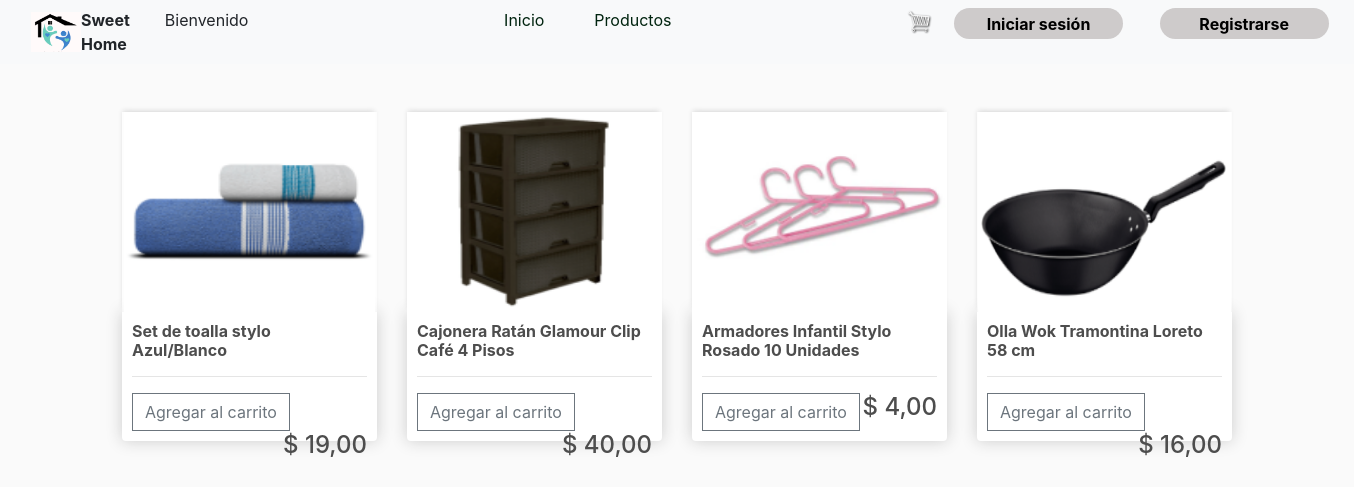
/producto, run on the app's committed database.
### SitioWeb/models.py (models this page shows, shortened)
class Product(models.Model):
    image = models.ImageField( upload_to='productos', null=True)
    name = models.CharField(max_length=150, )
    price = models.IntegerField()
    class Meta:
        verbose_name_plural = "Producto"

### SitioWeb/views.py (the view)
# urls.py: path('producto', views.producto, name='producto'),
def producto(request):
    if request.user.is_authenticated:
        customer = request.user.customer
        order, created =Order.objects.get_or_create( customer= customer)
        items = order.orderitem_set.all()
        cartItems = order.get_cart_items
    else:
        items = []
        order = {'get_cart_total':0, 'get_cartitems':0 }
    products = Product.objects.all()
    context = {'products': products,  'order':order}
    return render(request, 'SitioWeb/producto1.html', context )

### SitioWeb/templates/SitioWeb/producto1.html (shortened to what this page needs)
{% extends './main.html' %}
{% load static %}
        {% block content %}
        <div class="row">
            {% for product in products %}
            <div class="col-lg-3">
                <img class="thumbnail" src="{{product.image.url}} ">
                <div class="box-element product">
                    <h6><strong>{{product.name}}</strong></h6>
                    <hr>
                    <button data-product={{product.id}} data-action="add"
                        class="btn btn-outline-secondary add-btn update-cart">Agregar al carrito</button>
                    <h4 style="display: inline-block; float: right">$ {{ product.price|floatformat:2 }}</h4>
                </div>
            </div>
            {% endfor%}
        </div>
        {% endblock content %}

### SitioWeb/static/css/main.css (style rules this page uses)
body { background-color: hsl(0, 0%, 98%); }
h1,h2,h3,h4,h5,h6 { color:hsl(0, 0%, 30%); }
.box-element { box-shadow:hsl(0, 0%, 80%) 0 0 16px; background-color: #fff; border-radius: 4px; padding: 10px; }
.thumbnail { width: 100%; height: 200px; -webkit-box-shadow: -1px -3px 5px -2px rgba(214,214,214,1); -moz-box-shadow: -1px -3px 5px -2px rgba(214,214,214,1); box-shadow: -1px -3px 5px -2px rgba(214,214,214,1); }
.product { border-radius: 0 0 4px 4px; }
.btn { border-radius: 0; }

### data on the page
Product: image (picture), name "Set de toalla stylo Azul/Blanco", price "19,00"
Product: image (picture), name "Cajonera Ratán Glamour Clip Café 4 Pisos", price "40,00"
Product: image (picture), name "Armadores Infantil Stylo Rosado 10 Unidades", price "4,00"
Product: image (picture), name "Olla Wok Tramontina Loreto 58 cm", price "16,00"
